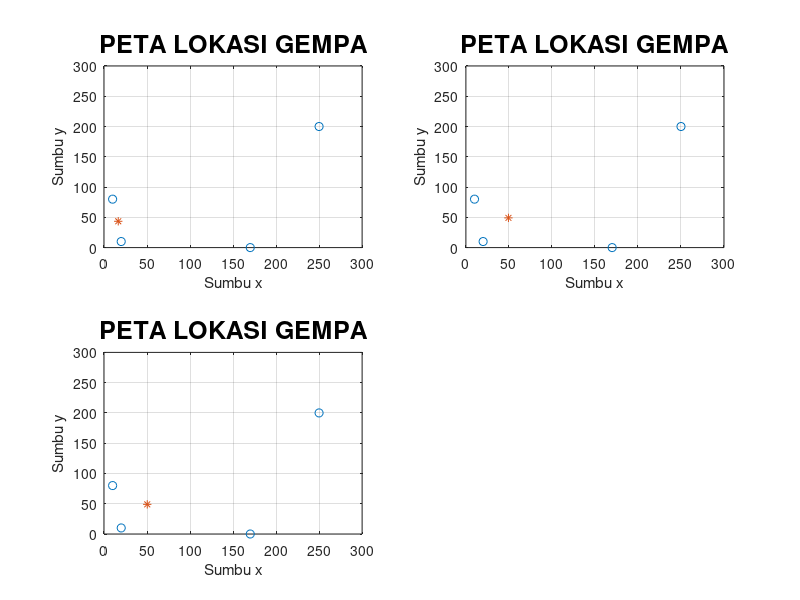

Here is the MATLAB script that generated this plot:
clc,clear

%deklarasi masing-masing variabel data
x=[20 170 10 250]
y=[10 0 80 200]
t=[25+rand() 65+rand() 25+rand() 125+rand()] %time diberi random noise agar lebih realistis 

%asumsi awal
n=length(x);
v=2;        %dalam km/s
xo=0;yo=10; %posisi model awal
misfit=100;

q=1;
%iterasi
while misfit>5 %batas nilai misfit yang diizinkan
for i=1:n     
    r(i)=sqrt(((x(i)-xo)^2)+((y(i)-yo)^2)); %kalkulasi jarak
    t2(i)=r(i)/v;                           %time dari (xo,yo)
    dt(i)=(t(i)-t2(i))^2;                   %misfit time
    Txx(i)=((xo-x(i))/(sqrt((x(i)-xo)^2+(y(i)-yo)^2)))/v;
    Tyy(i)=((yo-y(i))/(sqrt((x(i)-xo)^2+(y(i)-yo)^2)))/v;
    
end
invX=Txx';invY=Tyy';j=[invX invY];
D=inv(j'*j)*j'*(t'-t2');
disp ('iterasi ke-');disp(q);
xo=xo+D(1)
yo=yo+D(2)
misfit=sqrt(sum(dt))/n

%plotting
subplot(2,2,q)
plot(x,y,'o');hold on;%menunjukkan titik stasiun pengamatan
plot(xo,yo,'*');%menunjukkan titik gempanya
xlim([0 300]);ylim([0 300]);grid on;
title('PETA LOKASI GEMPA', 'fontweight', 'bold', 'fontsize', 18);
xlabel('Sumbu x')
ylabel('Sumbu y')
q=q+1;
end